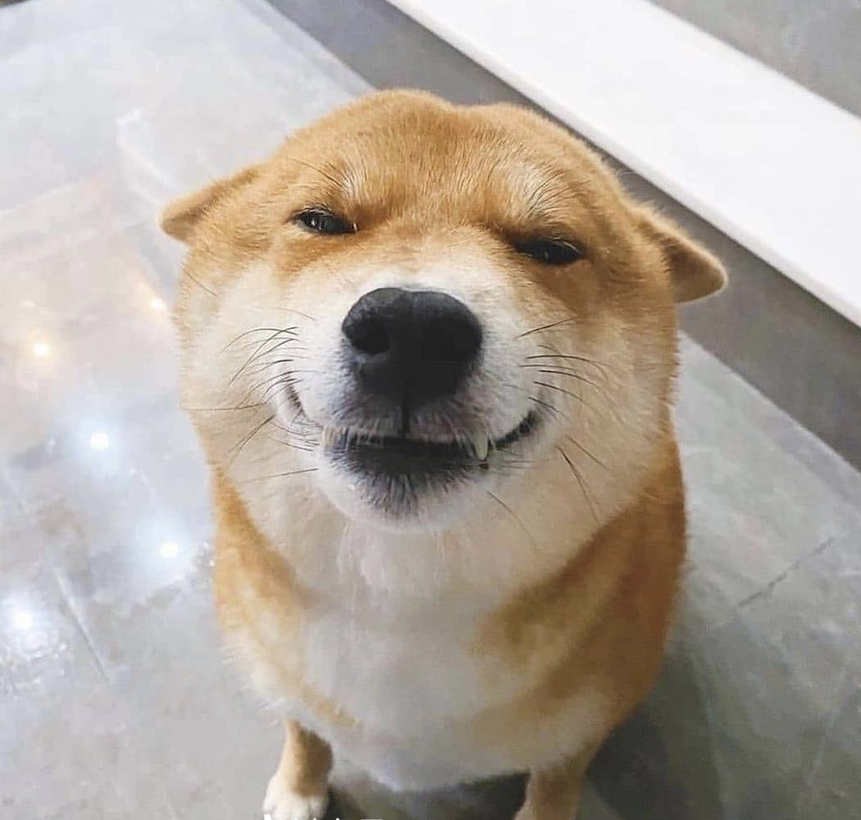
%> input picture 信息处理应用综合实验/信息2001石慧峰/dog.png, 861 x 820 px, shrunk from 1050 x 1000 before the run
$ octave test3.m   (GNU Octave 9; MATLAB toolbox functions it lacks are replaced by stand-ins)
%> lines starting %> are read from the running program, lines starting %| are printed output that depends on the picture
I = imread('dog.png');
%> I is the input picture: size 820x861x3 uint8; mean R, G, B 176.2, 166.8, 157.6
I = rgb2gray(I);
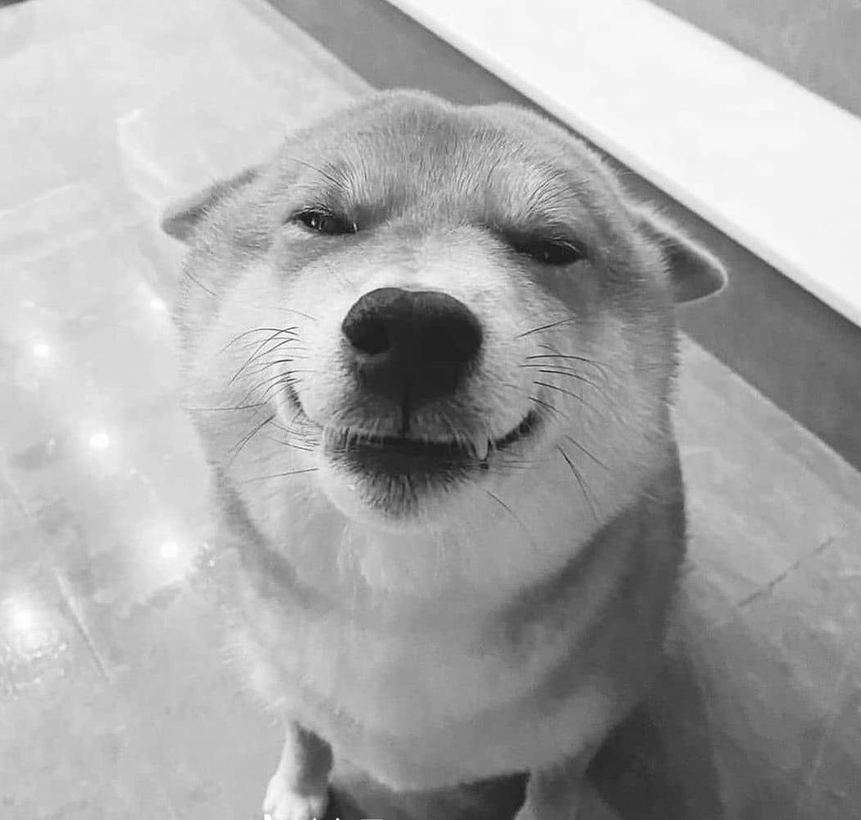
%> I: size 820x861 uint8; min 11, max 255, mean 168.6
figure;
subplot(221)
imshow(I),title('原始图像');
I_noise = imnoise(I,'gaussian');
subplot(222)
imshow(I_noise),title('高斯噪声图像')

subplot(223)
F = fft2(I);
F = fftshift(F);
F=log(abs(F)+1);
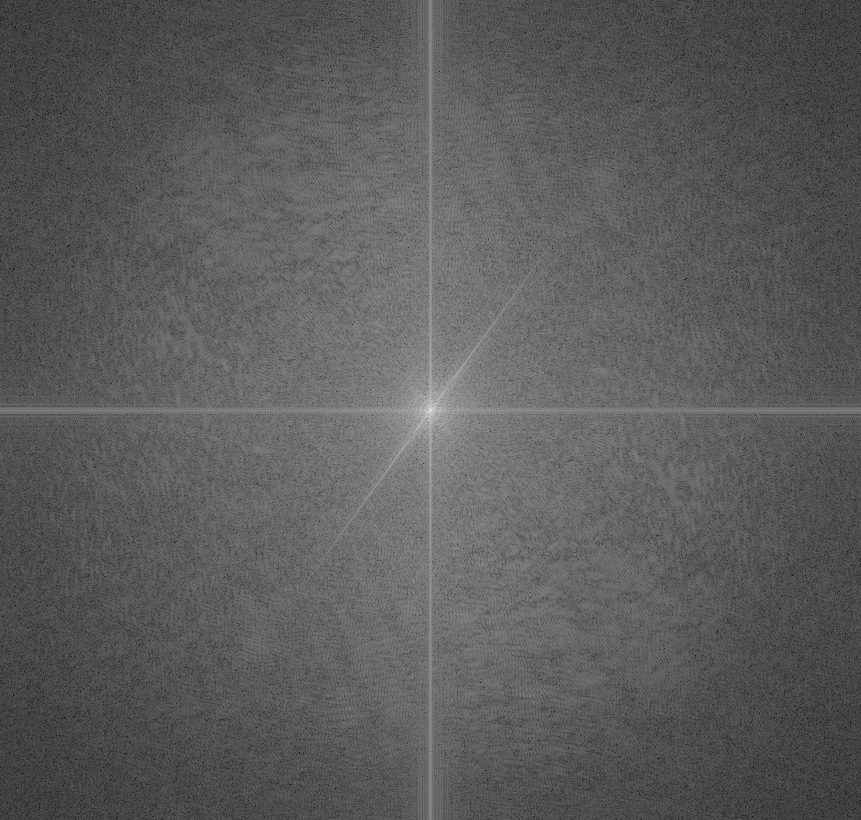
%> F: size 820x861 double; min 1.03, max 18.59, mean 7.38; drawn with min black and max white
imshow(F,[]),title('原始图像频谱');

subplot(224)
F_noise = fft2(I_noise);
F_noise = fftshift(F_noise);
F_noise=log(abs(F_noise)+1);
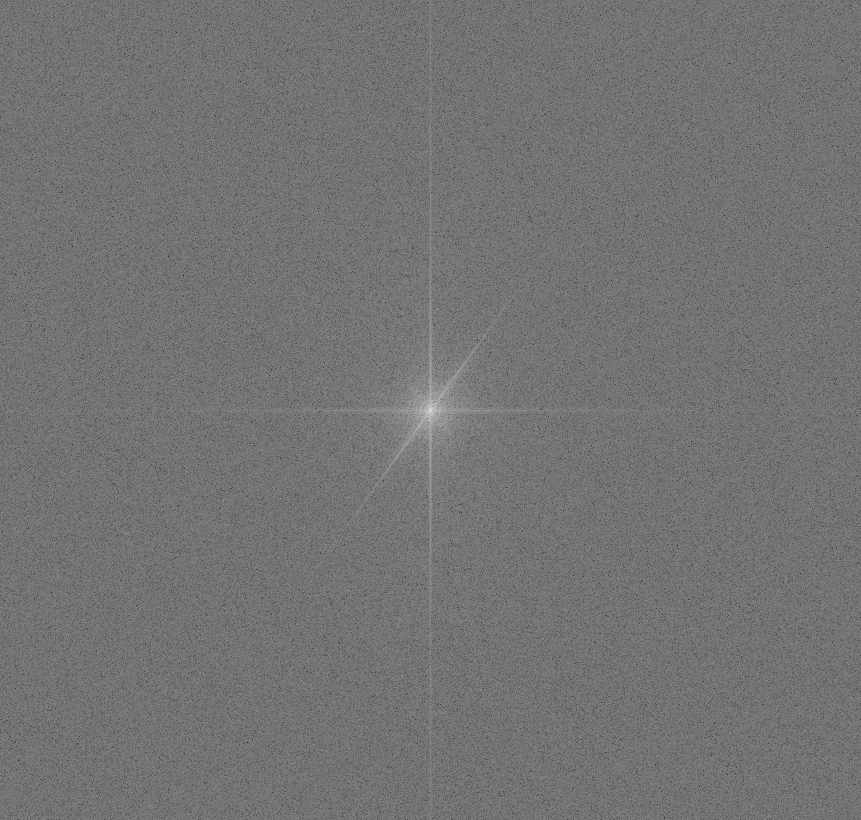
%> F_noise: size 820x861 double; min 2.29, max 18.59, mean 9.69; drawn with min black and max white
imshow(F_noise,[]),title('高斯噪声图像频谱')


figure
I_denoise = medfilt2(I_noise,[3,3]);
subplot(221)
imshow(I_noise),title('高斯噪声图像')
subplot(222)
imshow(I_denoise),title('中值滤波图像')
subplot(223)
imshow(F_noise,[]),title('高斯噪声图像频谱')
subplot(224)
f =log(abs(fftshift(fft2(I_denoise)))+1);
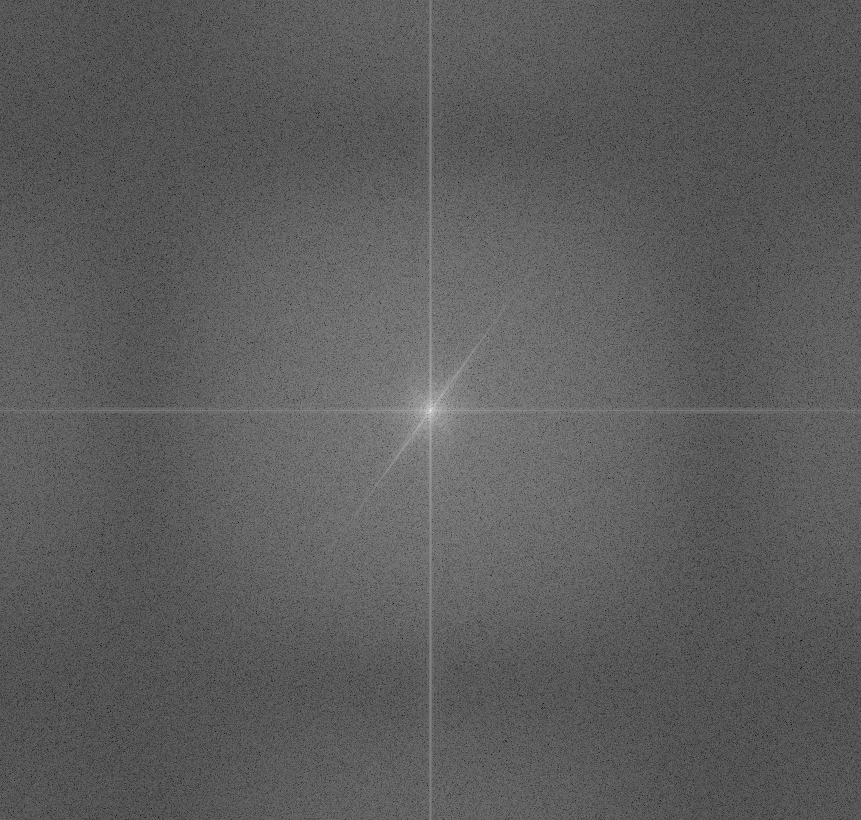
%> f: size 820x861 double; min 2.63, max 18.59, mean 8.46; drawn with min black and max white
imshow(f,[]),title('中值滤波图像频谱')

fftImage = F_noise;
% 高斯滤波
sigma = 1.2; % 高斯核的标准差，控制滤波器的广度
filteredImage = imgaussfilt(I_noise, sigma);
F = fftshift(fft2(filteredImage));


% 显示结果
figure;
subplot(2, 2, 1), imshow(I_noise), title('高斯加噪图像');
subplot(2, 2, 2), imshow(filteredImage), title('低通滤波处理后的图像');
subplot(2,2,3),imshow(F_noise,[]),title('高斯噪声图像频谱')
subplot(2,2,4),imshow(log(abs(F)+1),[]),title('低通滤波频谱')

[c,s]=wavedec2(I_noise,2,'sym5');%使用小波sym5，对图像进行二层分解
%> s = [211 222; 211 222; 414 435; 820 861]
%> (the run ends here)
